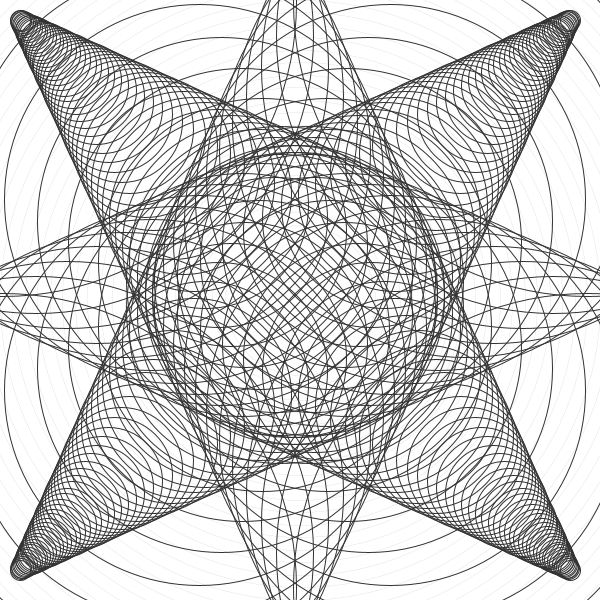
Frame 1 (no input)
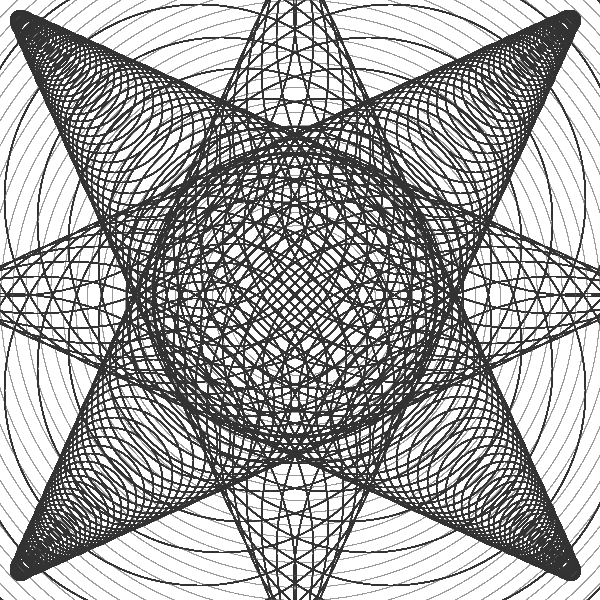
Frame 60 (the mouse pressed at the canvas centre just before this capture)
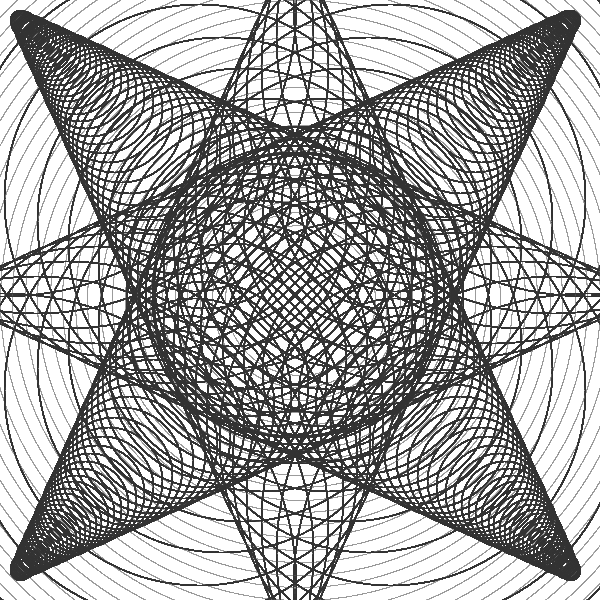
Frame 120 (the mouse held since frame 60 and released just before this capture)

The Processing sketch that drew these frames (run headless with seeded random() and noise(); from frame 60 on, the mouse is pressed at the canvas centre):

// Processing sketch: processing_143645
// ── processing_143645.pde

// Konkuk University
// Department of Dynamic Media
// SOS iDesign
// Name: CHOI Seung-hwan
// ID: 201420112

void setup() {

  size(600, 600);
  background(255);
  smooth();
  noFill();
}

void draw() {

  for (float X=150; X<width*1.666; X+=25) {
    stroke(150);
    strokeWeight(0);
    ellipse (width/2, height/2, X, X);
  }
  
  for (float Y=20; Y<width; Y*=1.06) {
    stroke(50);
    strokeWeight(1);
    ellipse (Y, Y, Y, Y);
    ellipse (Y, 590-Y, Y, Y);
    ellipse (590-Y, Y, Y, Y);
    ellipse (590-Y, 590-Y, Y, Y);
  }
  
}
